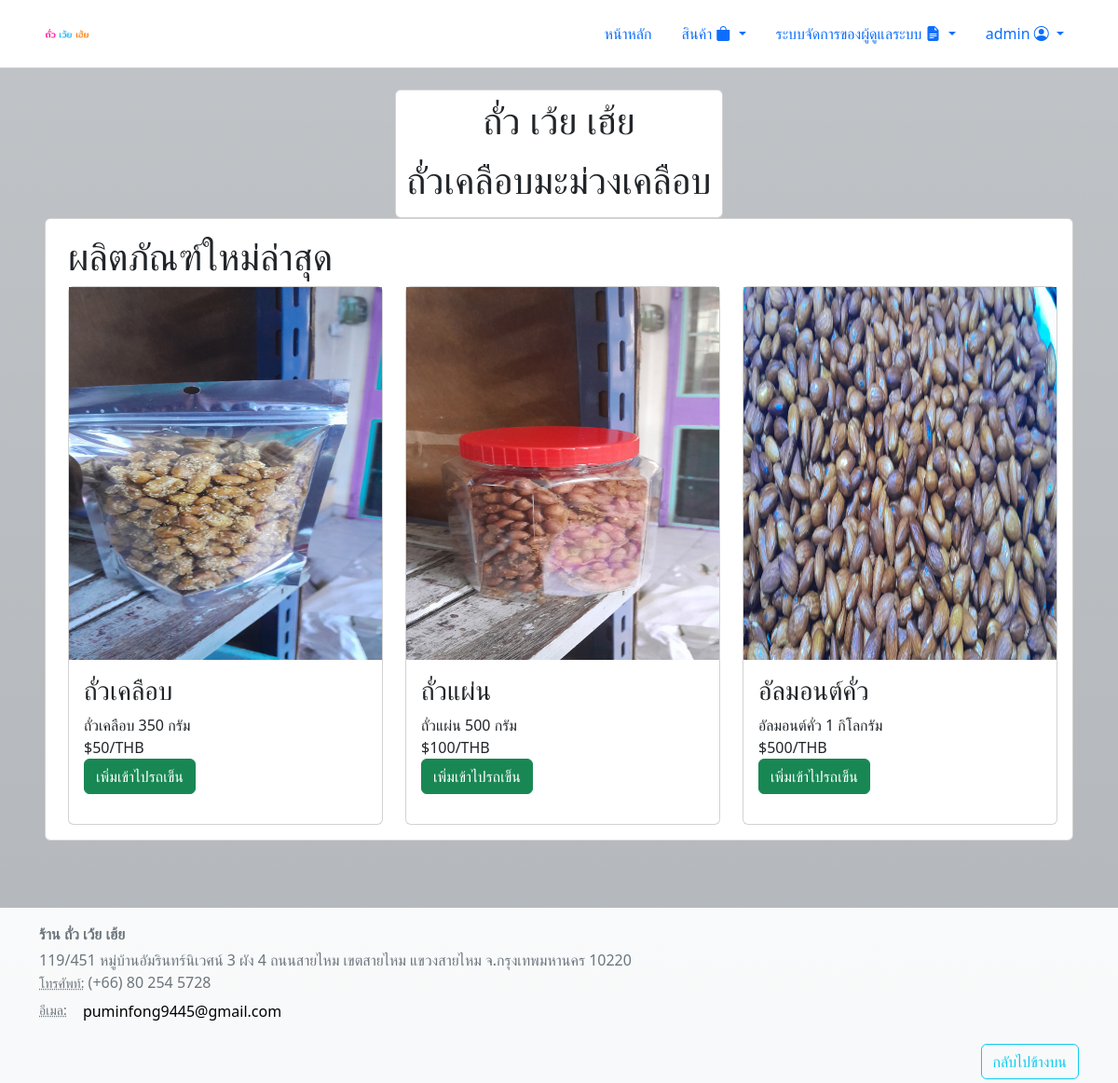
Screenshot of /view/home_page/home.php (signed in) with the database file from the repository.
### tables this page shows
CREATE TABLE `products` (
  `product_id` int(11) NOT NULL,
  `product_name` varchar(200) DEFAULT '',
  `product_description` varchar(200) DEFAULT NULL,
  `product_img` varchar(255) DEFAULT NULL,
  `product_price` double DEFAULT NULL,
  `product_status` varchar(200) NOT NULL DEFAULT 'active',
  `product_amount` double NOT NULL DEFAULT 0
);

### html/inc/permission.php (called while the page is built, shortened)
<?php
  function checkusername()
  {
    if (isset($_SESSION['username'])) {
      return TRUE;
    }
    else
    {
      return FALSE;
    }
  }
?>

### html/view/product_page/card/product_card.php (the view, shortened to what this page needs)
<div class="col-4">
    <div class="card">
        <img src="../../images/products_image/<?php echo $fetch_product['product_img']; ?>" style="height: 400px;" alt="">
        <div class="card-body">
            <h3 class="card-title"><?php echo $fetch_product['product_name']; ?></h3>
            <form action="" method="post" enctype="multipart/form-data">
                <div>
                    <div class="card-text"><?php echo $fetch_product['product_description']; ?></div>
                    <div class="card-text">$<?php echo $fetch_product['product_price']; ?>/THB</div>
                    <?php if(checkusername()){
                    ?>
                    <input type="submit" class="btn btn-success" value="เพิ่มเข้าไปรถเข็น" name="add_to_cart">
                    <?php
                    }
                    ?>
                </div>
            </form>
        </div>
    </div>
</div>

### html/view/product_page/product_list.php (shortened to what this page needs)
<?php
    require_once "../../inc/header.php";
    require '../../inc/cart.php';
?>
<div class="card">
   <div class="card-body ms-2">
   <section class="products">
   <h1 class="heading">ผลิตภัณฑ์ใหม่ล่าสุด</h1>
   <div class="row">
    <?php
      $select_products = mysqli_query($db, "SELECT * FROM `products` WHERE `product_status` = 'active'");
      if(mysqli_num_rows($select_products) > 0){
         while($fetch_product = mysqli_fetch_assoc($select_products)){
            require "card/product_card.php";
         };
      }
      else {
        require "card/product_nla.php";
     }
      ?>
  </div>
</div>
   </div>
</div>
<?php
require_once("../../inc/footer.php");
?>

### rows the page displays
products: product_img (picture), product_name "ถั่วเคลือบ", product_description "ถั่วเคลือบ 350 กรัม", product_price "50"
products: product_img (picture), product_name "ถั่วแผ่น", product_description "ถั่วแผ่น 500 กรัม", product_price "100"
products: product_img (picture), product_name "อัลมอนต์คั่ว", product_description "อัลมอนต์คั่ว 1 กิโลกรัม", product_price "500"

### other values shown
$_SESSION['username'] "admin"
